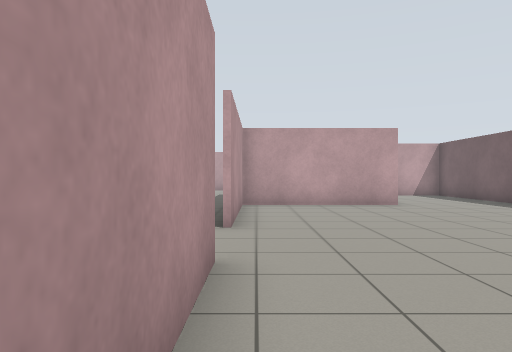
View 1 (above)

23 first-person views from a walk through a robot-simulator world made for Gazebo. The camera is 0.94 m above the floor, looks level and sees 70° across. The floor is counted in squares, 1 m on a side. Each view is taken from the middle of a square. On the plan, view 1 faces up. The plan holds only what a view shows up to about 13 squares ahead; the rest is blank.

View 2
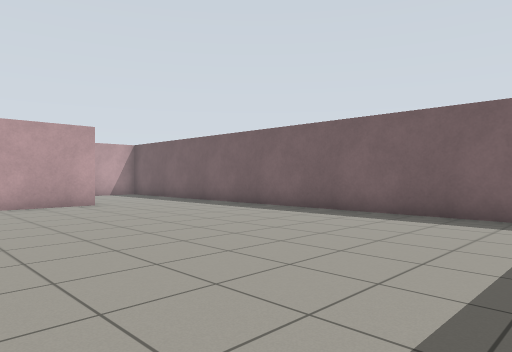

View 3
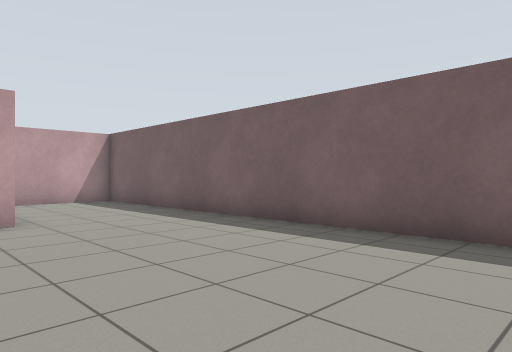

View 4
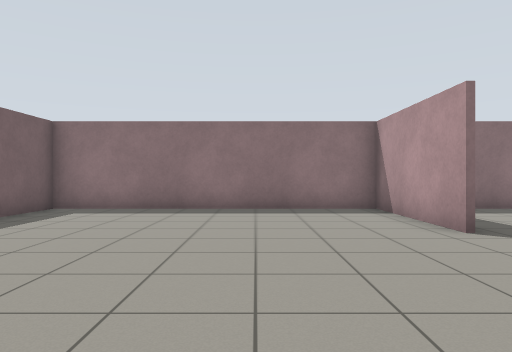

View 5
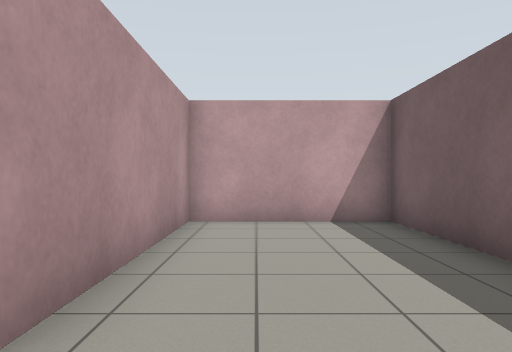

View 6
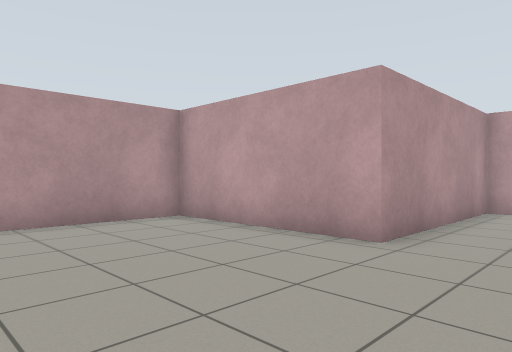

View 7
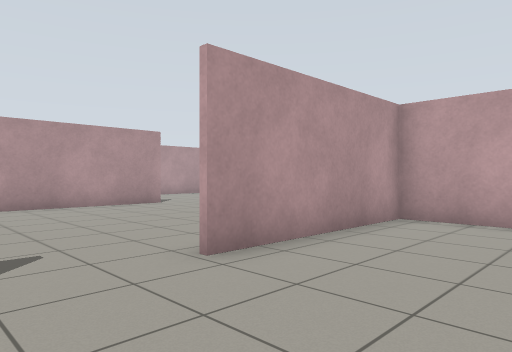

View 8
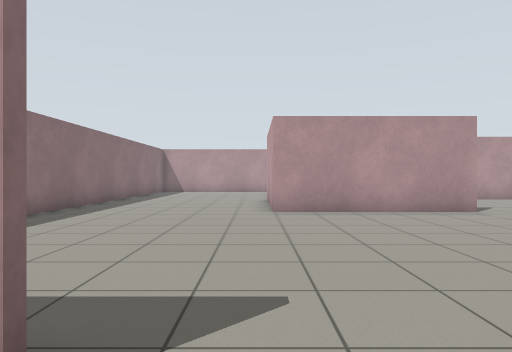

View 9
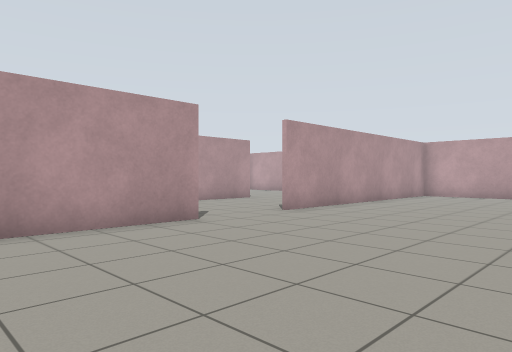

View 10
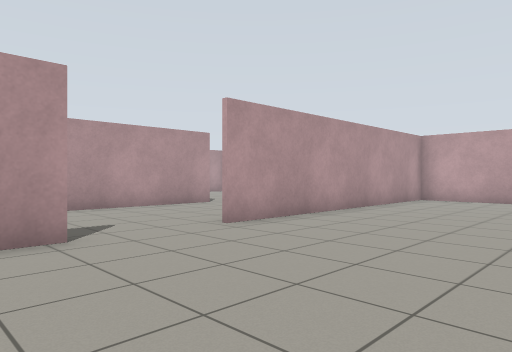

View 11
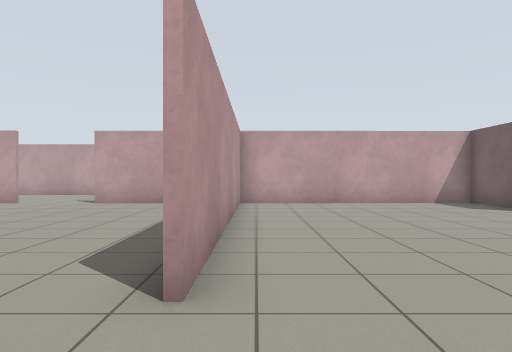

View 12
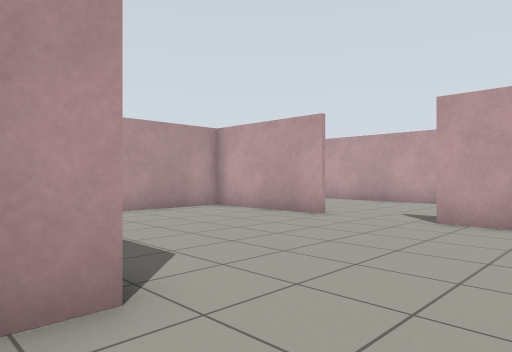

View 13
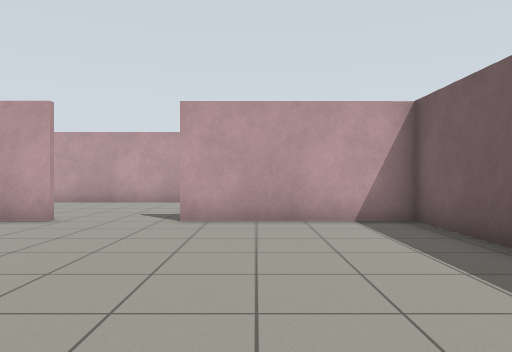

View 14
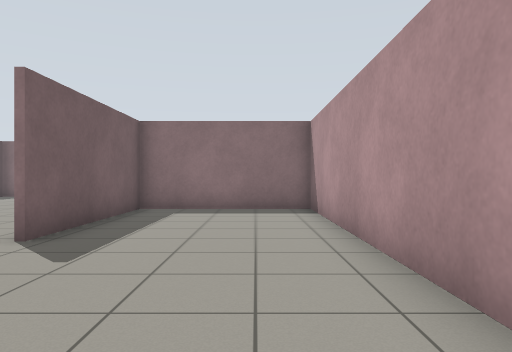

View 15
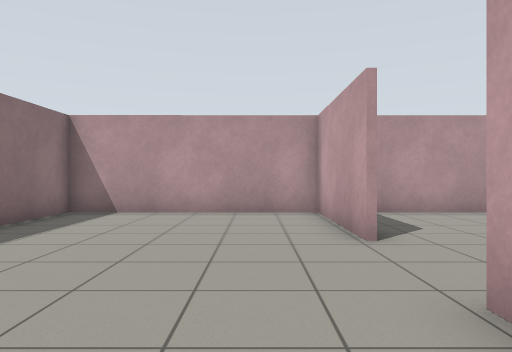

View 16
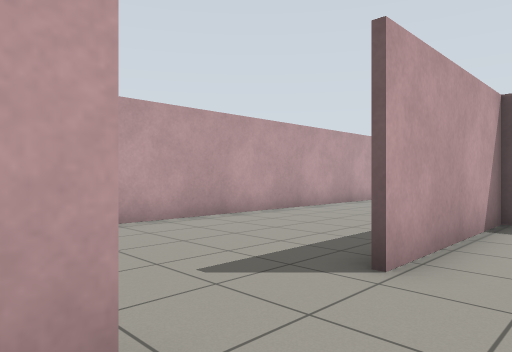

View 17
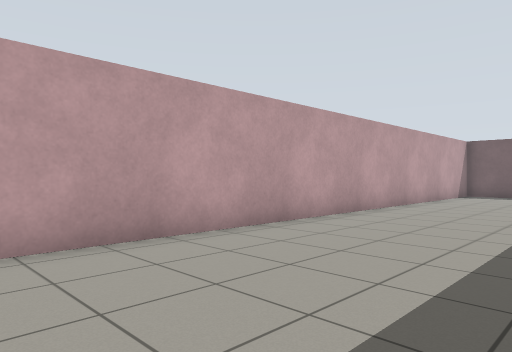

View 18
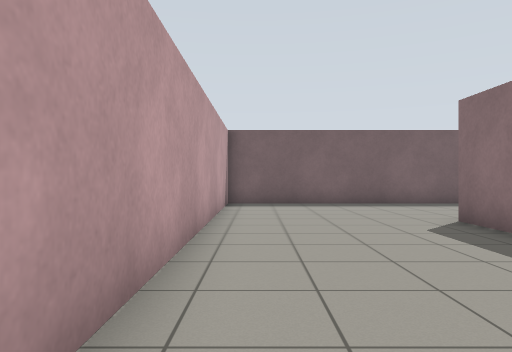

View 19
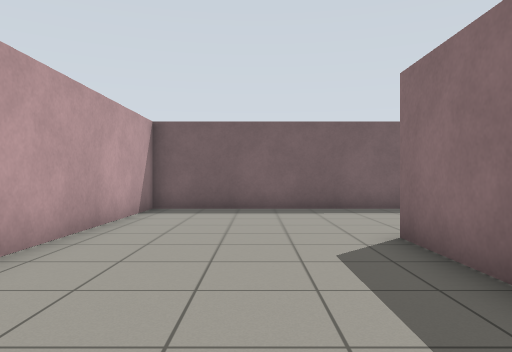

View 20
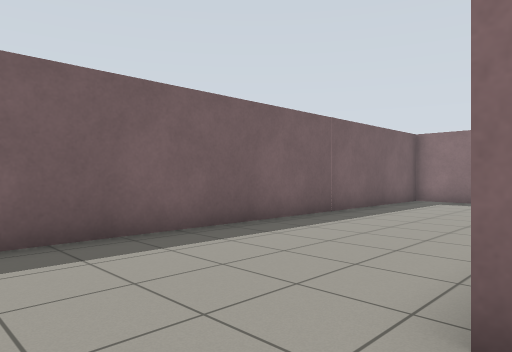

View 21
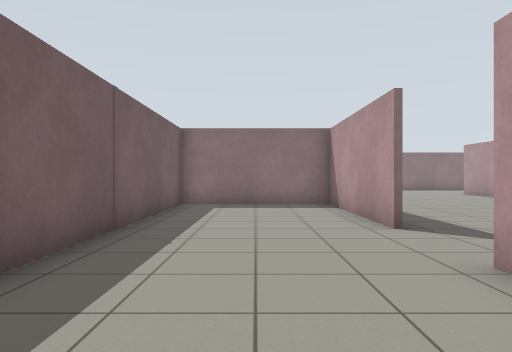

View 22
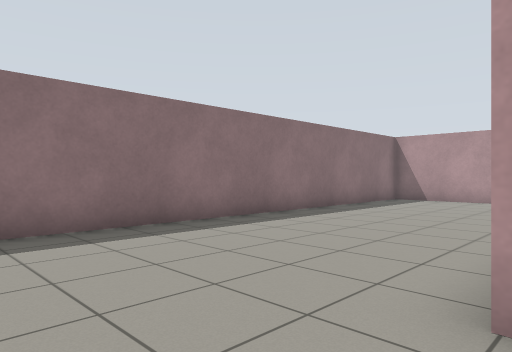

View 23
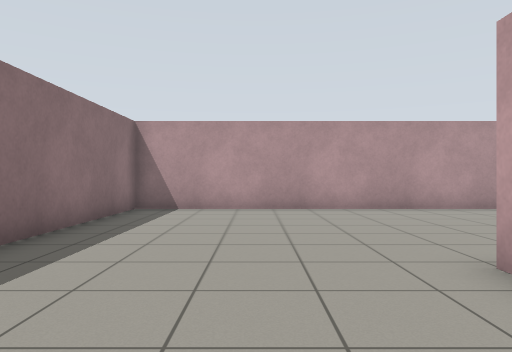

### Floor plan
Ten units are one square. View 1 is at (0, 0); x grows to the right and y downward. Boxes are objects, and circles mark ways between rooms. Rooms are numbered by the first view taken in them; rooms with no view inside come last. Other rooms are left out.
<svg viewBox="-209 -295 302 304">
<path fill="none" stroke="#000" d="M-4 -40 -4 4 88 4 88 -175 46 -175 46 -119 -4 -119 -4 -66M-136 -172 -136 -56 -87 -56 -87 -109M-85 -109 -85 -55 -113 -54M-87 -206 -87 -238M-85 -236 -85 -136M-4 -175 -4 -120 45 -120 45 -290 -193 -290M-162 -236 -204 -236 -204 -172 -179 -172M-29 -238 -4 -238M-6 -216 -6 -236 -136 -236M-204 -99 -204 4 -71 4M-44 4 -32 4M-204 -280 -204 -250"/>
<circle cx="0" cy="-50" r="3" fill="#2a7"/>
<text x="40" y="-70">1</text>
<text x="-100" y="-150">2</text>
</svg>
Room 1 opens to room 2.

Where each view was taken, in squares from view 1:
view 1: 0 up, 0 right, facing up
view 2: 0 up, 0 right, facing up-right
view 3: 4 up, 3 right, facing up-right
view 4: 10 up, 3 right, facing down
view 5: 10 up, 6 right, facing up
view 6: 7 up, 7 right, facing up-left
view 7: 4 up, 3 right, facing up-left
view 8: 5 up, 1 right, facing left
view 9: 6 up, 2 left, facing up-left
view 10: 9 up, 3 left, facing up-left
view 11: 11 up, 8 left, facing up
view 12: 16 up, 11 left, facing up-left
view 13: 16 up, 12 left, facing up
view 14: 16 up, 12 left, facing down
view 15: 22 up, 11 left, facing left
view 16: 22 up, 17 left, facing up-right
view 17: 24 up, 14 left, facing up-right
view 18: 28 up, 8 left, facing right
view 19: 26 up, 6 left, facing right
view 20: 26 up, 1 left, facing down-right
view 21: 24 up, 2 right, facing down
view 22: 6 up, 6 left, facing down-left
view 23: 3 up, 10 left, facing left
